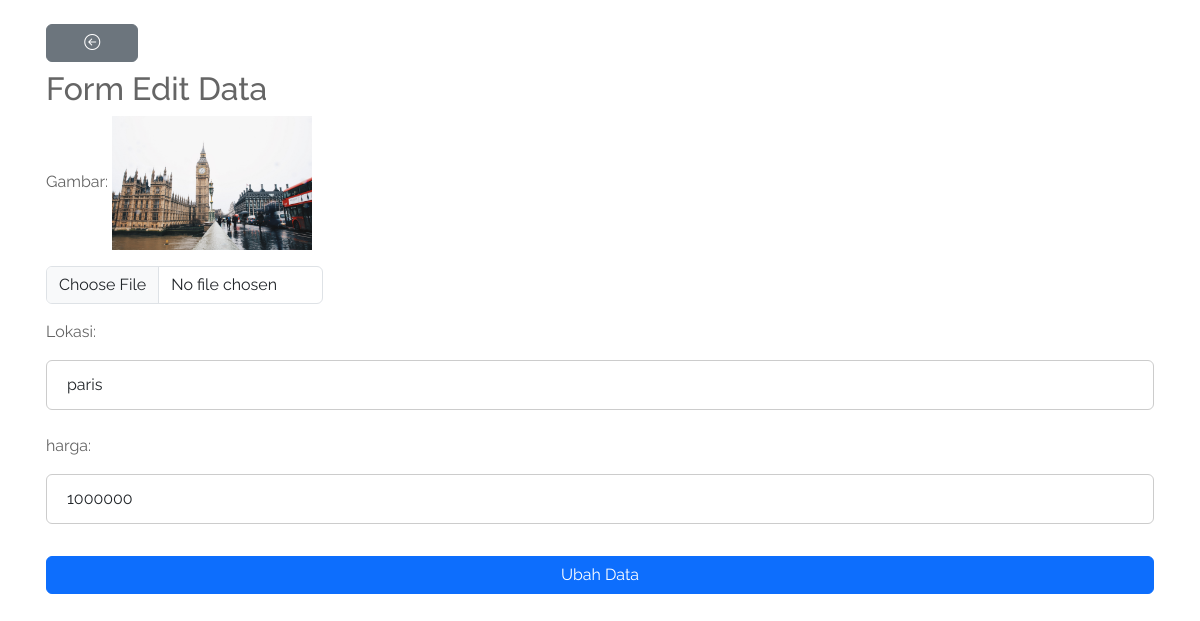
The app's page /edit.php?id=1 (signed in) with its own data.
### tables this page shows
CREATE TABLE `destinations` (
  `id` int NOT NULL,
  `gambar` varchar(255) NOT NULL,
  `lokasi` varchar(255) NOT NULL,
  `harga` varchar(255) NOT NULL,
  `deskripsi` varchar(2555) NOT NULL
);

### edit.php (called while the page is built, shortened)
<?php
require 'functions.php';
$id = $_GET['id'];
$dest = query("SELECT * FROM destinations WHERE id = $id")[0];
require 'views/edit.view.php';
?>

### functions.php (called while the page is built, shortened)
<?php
function koneksi()
{
    $conn = mysqli_connect('localhost', 'root', '', 'db_tourismagency') or die('Koneksi Gagal');
    return $conn;
}
function query($q)
{
    $conn = koneksi();
    $result = mysqli_query($conn, $q) or die(mysqli_error($conn));
    $rows = [];
    while ($row = mysqli_fetch_assoc($result)) {
        $rows[] = $row;
    }
    return $rows;
}
?>

### views/edit.view.php (the view, shortened to what this page needs)
<!DOCTYPE html>
<html>
<?php require 'partials/header.php' ?>
<body>
    <div class="container">
        <div class="col-lg-1">
            <button type="submit" onclick="history.back()" class="btn btn-secondary"><i
                    class="bi bi-arrow-left-circle"></i></button>
        </div>
        <h2>Form Edit Data</h2>
        <form method="POST" action="" enctype="multipart/form-data">
            <div class="mb-3">
                <label for="gambar" class="form-label">Gambar:</label>
                <img src="assets/img/uploaded/<?= $dest['gambar']; ?>" alt="<?= $dest['gambar']; ?>" width="200px">
                <input type="file" class="form-control w-25 mt-3" id="gambar" name="gambar">
            </div>
            <div class="mb-3">
                <label for="lokasi" class="form-label">Lokasi:</label>
                <input type="text" class="form-control" id="lokasi" name="lokasi" required
                    value="<?= $dest['lokasi']; ?>">
            </div>
            <div class="mb-3">
                <label for="harga" class="form-label">harga:</label>
                <input type="text" class="form-control" id="harga" name="harga" required value="<?= $dest['harga']; ?>">
            </div>
            <button type="submit" class="btn btn-primary" name="edit" id="edit">Ubah Data</button>
        </form>
    </div>
</body>
</html>

### assets/css/style.css (style rules this page uses)
html, body { font-family: "Raleway", sans-serif; color: #656565; overflow-x: hidden; }

### assets/css/login.css (style rules this page uses)
body { font-family: Arial, Helvetica, sans-serif; }
input[type=text], input[type=password] { width: 100%; padding: 12px 20px; margin: 8px 0; display: inline-block; border: 1px solid #ccc; box-sizing: border-box; }
button { margin: 8px 0; border: none; cursor: pointer; width: 100%; }
.container { padding: 16px; }

### assets/css/admin.css (style rules this page uses)
html, body { margin: 0; padding: 0; box-sizing: border-box; font-family: "Raleway", sans-serif; color: #656565; overflow-x: hidden; }

### records on screen
destinations: gambar (picture), lokasi "paris", harga "1000000"
